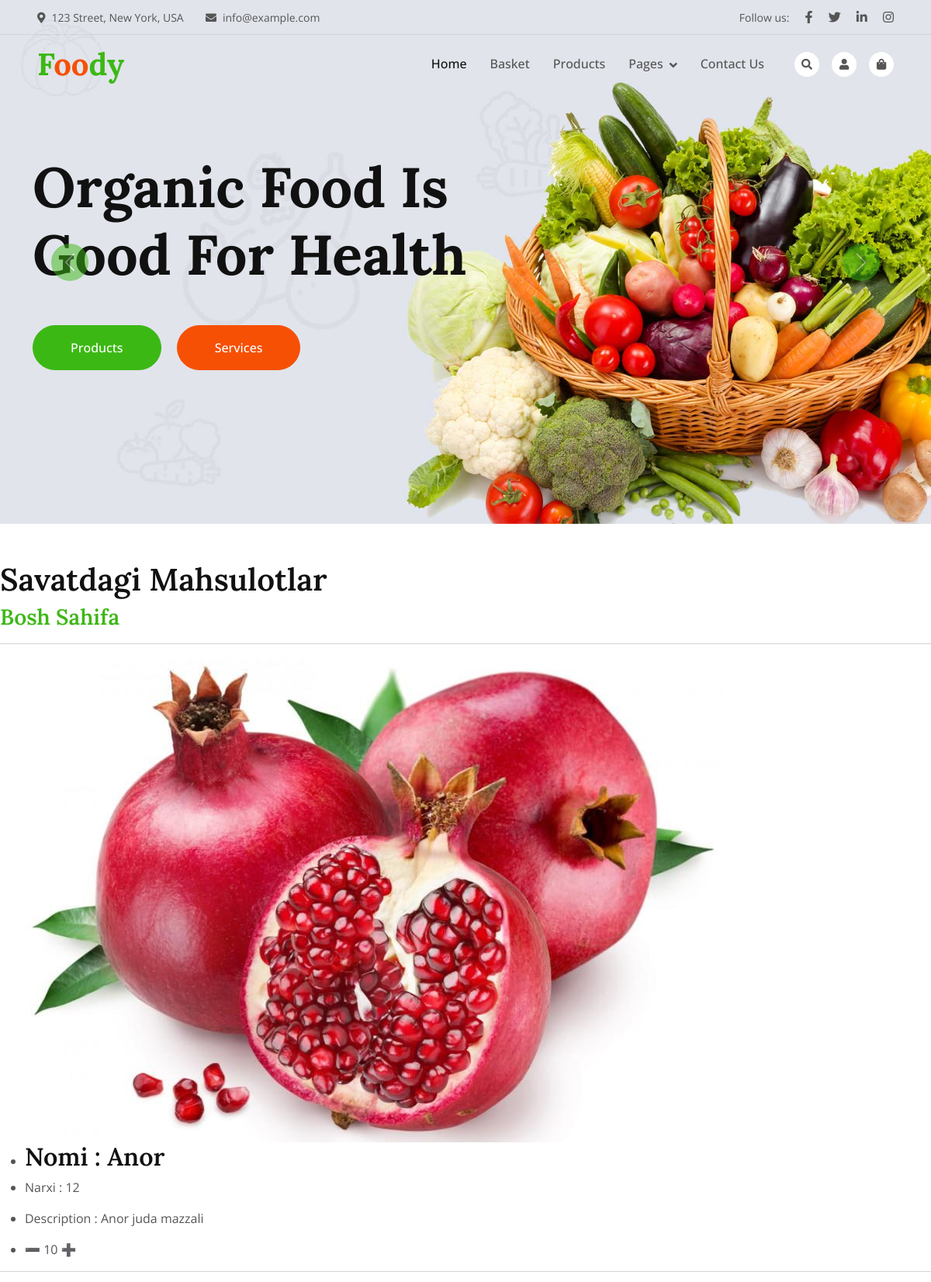
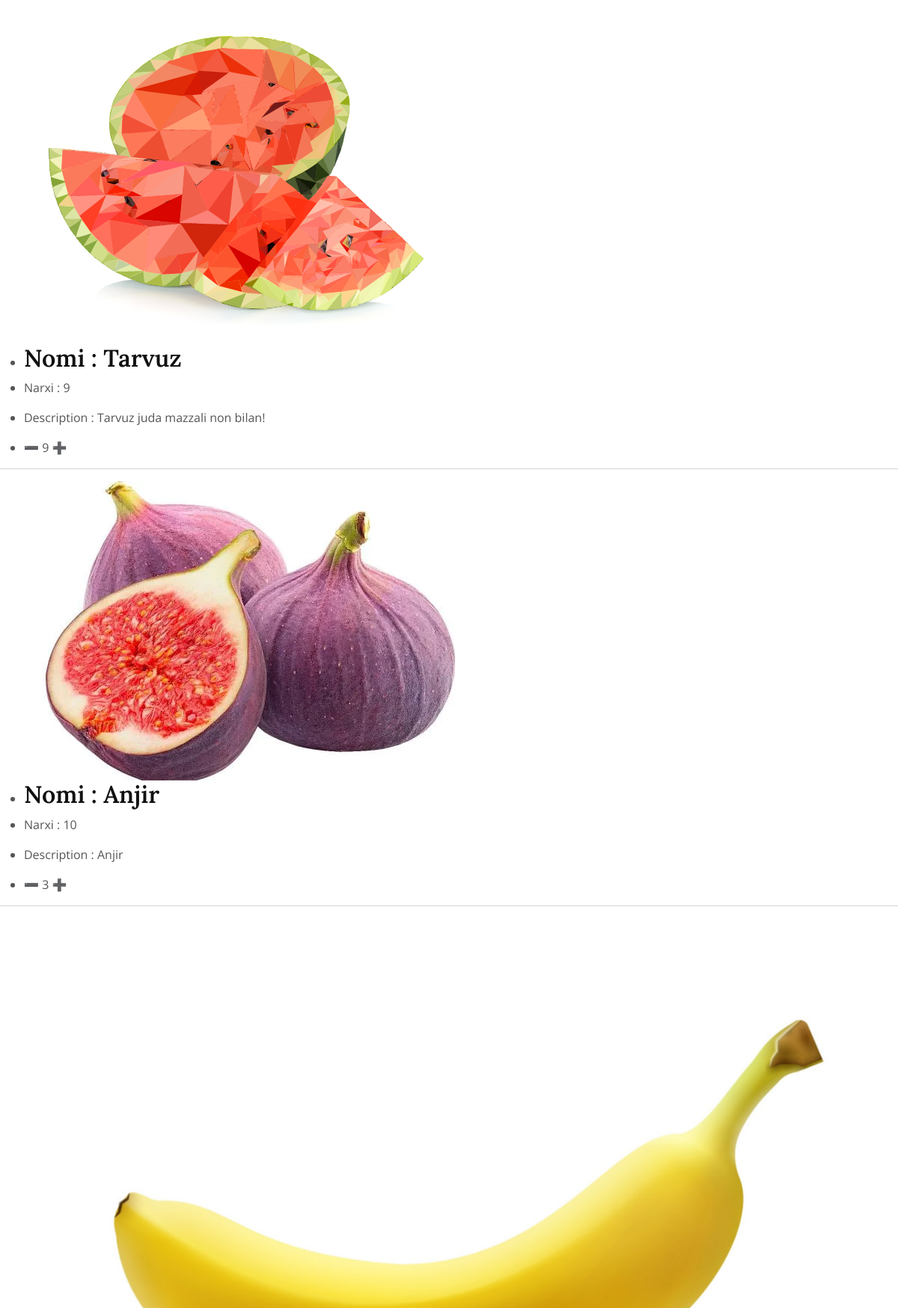
The app's page /cart/ (signed in, upper part) with its own data (2 pictures, top to bottom).
### app/models.py (models this page shows, shortened)
class OrderProduct(models.Model):
    order = models.ForeignKey(Order, on_delete=models.SET_NULL, null=True)
    product = models.ForeignKey(Product, on_delete=models.SET_NULL, null=True)
    quantity = models.IntegerField(default=0)
    added = models.DateTimeField(auto_now_add=True)
    @property
    def get_cart_price(self):
        total_price = self.quantity * self.product.price
        return total_price

class Product(models.Model):
    name = models.CharField(max_length=100)
    category = models.ForeignKey(Category, on_delete=models.CASCADE)
    description = models.TextField()
    price = models.DecimalField(max_digits=7, decimal_places=0)
    quantity = models.IntegerField(default=0)
    discount = models.FloatField(null=True, blank=True)
    image = models.ImageField(upload_to='products/', verbose_name="Rasmi")

### app/views.py (the view)
# urls.py: path('cart/', cart, name="cart"),
def cart(request):
    if request.user.is_authenticated:
        cart_info = CartAuthenticatedUser(request)
        context = {
            'order_products': cart_info.get_cart_info()['order_products']
        }
        return render(request, 'app/cart.html', context)
    return redirect('login')

### app/models.py (called while the page is built)
    @property
    def get_cart_total_price(self):
        order_products = self.orderproduct_set.all()
        total_price = sum([product.get_cart_price for product in order_products])
        return total_price

    @property
    def get_cart_total_quantity(self):
        order_products = self.orderproduct_set.all()
        total_quantity = sum([product.quantity for product in order_products])
        return total_quantity

### app/utils.py (called while the page is built)
    def get_cart_info(self):
        customer, created = Customer.objects.get_or_create(
            user=self.request.user
        )
        order, created = Order.objects.get_or_create(
            customer=customer,
            is_activ=True
        )
        order_products = order.orderproduct_set.all()
        cart_total_price = order.get_cart_total_price
        cart_total_quantity = order.get_cart_total_quantity
        return {
            'order': order,
            'order_products': order_products,
            'cart_total_price': cart_total_price,
            'cart_total_quantity': cart_total_quantity
        }

### app/templates/app/cart.html (shortened to what this page needs)
{% extends 'base.html' %}
{% block main %}
<h1>Savatdagi Mahsulotlar</h1>
<h3><a href="{% url 'index' %}">Bosh Sahifa</a></h3>
{% for order_product in order_products %}
<hr>
<ul>
     <img class="img-fluid" src="{{ order_product.product.image.url }}" alt="">
    <li><h2>Nomi : {{ order_product.product.name }}</h2></li>
    <li><p>Narxi : {{ order_product.product.price }}</p></li>
    <li><p>Description : {{ order_product.product.description }}</p></li>
    <li>
        <a href="{% url 'to-cart' order_product.product.pk 'delete' %}" style="text-decoration : None">➖</a>
        {{ order_product.quantity }}
        <a href="{% url 'to-cart' order_product.product.pk 'add' %}" style="text-decoration : None">➕</a>
    </li>
</ul>
{% endfor %}
{% endblock main %}

### static/css/style.css (style rules this page uses)
:root { --primary: #3CB815; --secondary: #F65005; --light: #F7F8FC; --dark: #111111; }

### records on screen
OrderProduct: product.image (picture), product.name "Anor", product.price "12", product.description "Anor juda mazzali", quantity "10"
OrderProduct: product.image (picture), product.name "Tarvuz", product.price "9", product.description "Tarvuz juda mazzali non bilan!", quantity "9"
OrderProduct: product.image (picture), product.name "Anjir", product.price "10", product.description "Anjir", quantity "3"
OrderProduct: product.image (picture)
